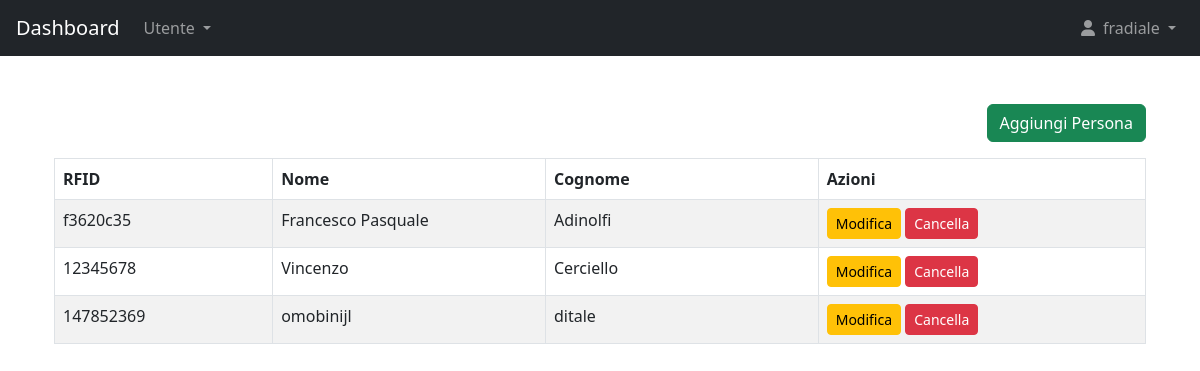
The page /accounts/user_management/ (signed in) on the database its author committed.
### accounts/models.py (models this page shows, shortened)
class Person(models.Model):
    rfid = models.CharField(max_length=255, unique=True)
    first_name = models.CharField(max_length=255)
    last_name = models.CharField(max_length=255)

### accounts/views.py (the view)
# urls.py: path('user_management/', views.user_management_view, name='user_management'),
@login_required
def user_management_view(request):
    people = Person.objects.all()
    return render(request, 'accounts/user_management.html', {'people': people})

### accounts/templates/accounts/user_management.html (shortened to what this page needs)
{% extends 'dashboard.html' %}
{% block content %}
  <div class="container mt-5">
    <button class="btn btn-success mb-3 float-end" data-bs-toggle="modal" data-bs-target="#addPersonModal">Aggiungi Persona</button>
    <table class="table table-bordered table-striped">
      <thead>
        <tr>
          <th style="width: 20%;">RFID</th>
          <th style="width: 25%;">Nome</th>
          <th style="width: 25%;">Cognome</th>
          <th>Azioni</th>
        </tr>
      </thead>
      <tbody id="personTableBody">
        {% if people %}
          {% for person in people %}
            <tr id="person-row-{{ person.id }}">
              <td>{{ person.rfid }}</td>
              <td>{{ person.first_name }}</td>
              <td>{{ person.last_name }}</td>
              <td>
                <button class="btn btn-warning btn-sm" data-bs-toggle="modal" data-bs-target="#editPersonModal" data-id="{{ person.id }}" data-rfid="{{ person.rfid }}" data-first-name="{{ person.first_name }}" data-last-name="{{ person.last_name }}">Modifica</button>
                <button class="btn btn-danger btn-sm" data-bs-toggle="modal" data-bs-target="#deletePersonModal" data-id="{{ person.id }}">Cancella</button>
              </td>
            </tr>
          {% endfor %}
        {% else %}
          <tr>
            <td colspan="4" class="text-center">Non ci sono persone registrate</td>
          </tr>
        {% endif %}
      </tbody>
    </table>
  </div>
{% endblock %}

### accounts/templates/dashboard.html (shortened to what this page needs)
<!DOCTYPE html>
<html lang="it">
<head>
    <link href="https://cdn.jsdelivr.net/npm/bootstrap@5.3.0-alpha1/dist/css/bootstrap.min.css" rel="stylesheet">
    <link href="https://cdnjs.cloudflare.com/ajax/libs/font-awesome/6.0.0-beta3/css/all.min.css" rel="stylesheet">
</head>
<body>
    <nav class="navbar navbar-expand-lg navbar-dark bg-dark px-3">
        <a class="navbar-brand" href="{% url 'user_management' %}">Dashboard</a>
        <div class="collapse navbar-collapse">
            <ul class="navbar-nav mr-auto">
                <li class="nav-item dropdown">
                    <a class="nav-link dropdown-toggle" href="#" id="utenteDropdown" role="button" data-bs-toggle="dropdown" aria-expanded="false">
                        Utente
                    </a>
                </li>
            </ul>
            <ul class="navbar-nav ms-auto">
                {% if user.is_authenticated %}
                    <li class="nav-item dropdown">
                        <a class="nav-link dropdown-toggle" href="#" id="userDropdown" role="button" data-bs-toggle="dropdown" aria-expanded="false">
                            <i class="fas fa-user me-2"></i>{{ user.username }}
                        </a>
                    </li>
                {% else %}
                    <li class="nav-item">
                        <a class="nav-link" href="{% url 'login' %}">Login</a>
                    </li>
                {% endif %}
            </ul>
        </div>
    </nav>
    <div class="container mt-5">
        {% block content %}{% endblock %}
    </div>
</body>
</html>

### rows shown on the page
Person: rfid "f3620c35", first_name "Francesco Pasquale", last_name "Adinolfi"
Person: rfid "12345678", first_name "Vincenzo", last_name "Cerciello"
Person: rfid "147852369", first_name "omobinijl", last_name "ditale"

### other values the page prints
{{ user.username }} "fradiale"
